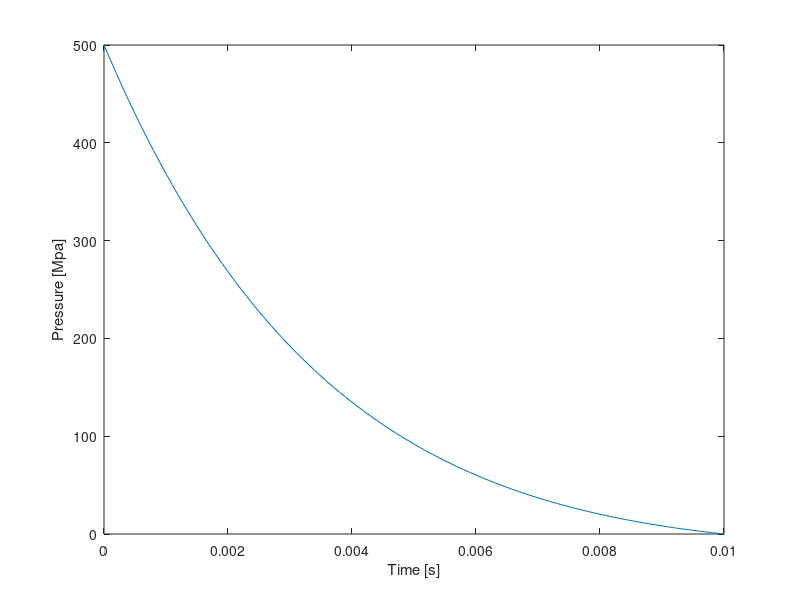

MATLAB code to generate this figure:
clc
clear all
%close all

%% Inputs
P_0 = 0;		%Ambient pressure
P_s_pos = 500;	%Peak peak side on (incident) pressure
n = 100;	%Nr of increments
T_pos = 0.01; % 50e-3;  %Duration of positive pressure
b = 2.0;    %Parameter in modified Frielander curve

lin = 0;
expon = 1;

%% Calculations
delta_t = T_pos/n;
t = 0:delta_t:T_pos;

if lin == 1;
    P = P_0 + P_s_pos*(1-(t/T_pos));
elseif expon == 1;
    P = P_0 + P_s_pos*(1-(t/T_pos)).*exp((-b*t)/(T_pos));
end
%% Plot
plot (t,P)
xlabel('Time [s]')
ylabel('Pressure [Mpa]')
%axis([0 max(p) 0 max(model)])

%% Wrtie to file
fich=fopen(['blast.csv'],'w');
%fprintf(fich, 'Time [s] Pressure [MPa]\n');
for i=1:length(P)
    fprintf(fich,'%6d\t%6d\n',t(i),P(i));
end
fclose(fich);


% plot(p,model)
% axis([0 max(p) 0 max(model)])
% xlabel('Equivalent plastic strain')
% ylabel('Equivalent stress (in MPa)')











